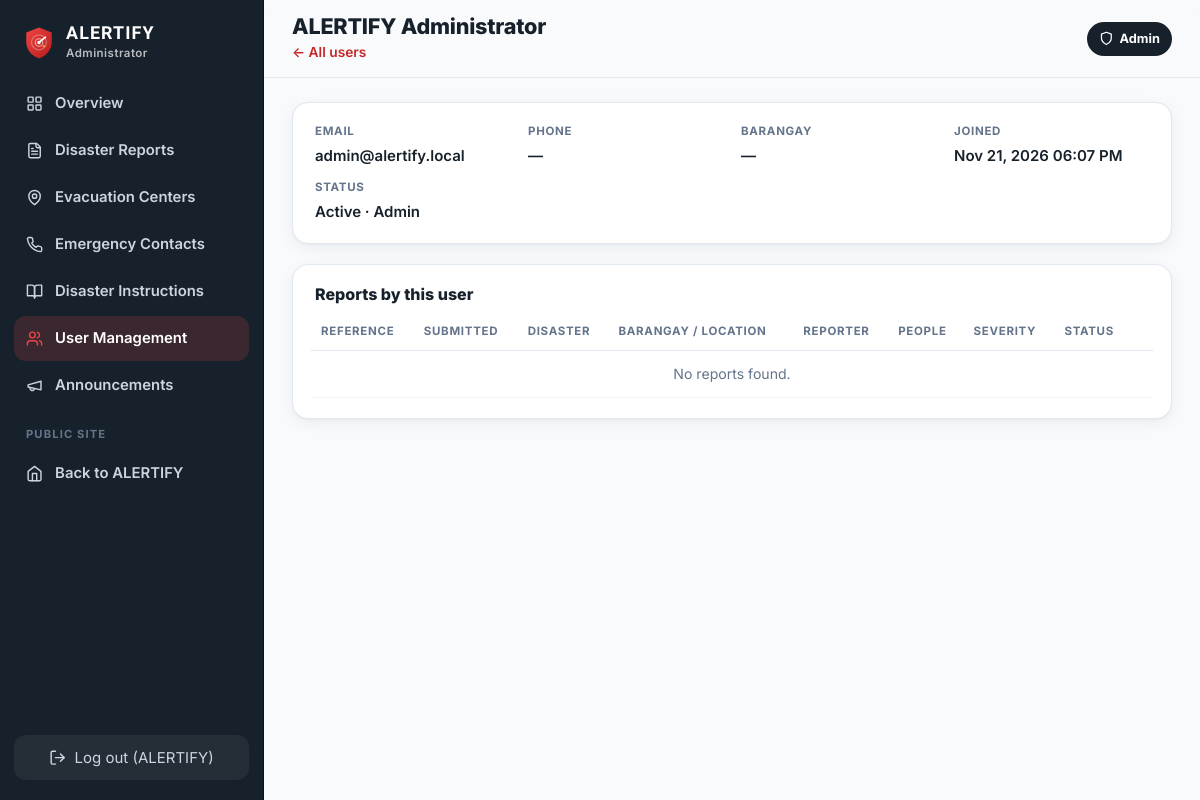
/admin/users/1 (signed in), run on the app's committed database.
### models.py (models this page shows, shortened)
class User(UserMixin, db.Model):
    __tablename__ = "users"
    id = db.Column(db.Integer, primary_key=True)
    full_name = db.Column(db.String(120), nullable=False)
    email = db.Column(db.String(160), unique=True, nullable=False, index=True)
    phone = db.Column(db.String(30))
    barangay = db.Column(db.String(80))
    password_hash = db.Column(db.String(255), nullable=False)
    is_active_account = db.Column(db.Boolean, default=True, nullable=False)
    reset_token = db.Column(db.String(64), index=True)
    reset_expires = db.Column(db.DateTime)
    created_at = db.Column(db.DateTime, default=utcnow)
    last_login = db.Column(db.DateTime)
    reports = db.relationship("DisasterReport", back_populates="user", lazy="dynamic")
    admin_account = db.relationship("AdminAccount", back_populates="user", uselist=False,
                                    foreign_keys="AdminAccount.user_id",
                                    cascade="all, delete-orphan")
    @property
    def is_active(self):  # Flask-Login: blocks deactivated accounts
        return self.is_active_account
    @property
    def is_admin(self):
        return self.admin_account is not None and self.admin_account.active

class AdminAccount(db.Model):
    __tablename__ = "admin_accounts"
    id = db.Column(db.Integer, primary_key=True)
    user_id = db.Column(db.Integer, db.ForeignKey("users.id"), unique=True, nullable=False)
    access_level = db.Column(db.String(20), default="superadmin")  # superadmin | editor
    active = db.Column(db.Boolean, default=True)
    granted_by = db.Column(db.Integer, db.ForeignKey("users.id"))
    granted_at = db.Column(db.DateTime, default=utcnow)
    user = db.relationship("User", foreign_keys=[user_id], back_populates="admin_account")

### app.py (the view)
@app.route("/admin/users/<int:uid>")
@admin_required
def admin_user_detail(uid):
    u = db.get_or_404(User, uid)
    return render_template("admin/user_detail.html", u=u,
                           reports=u.reports.order_by(DisasterReport.created_at.desc()).all())

### app.py (called while the page is built, shortened)
@login_manager.user_loader
def load_user(uid):
    return db.session.get(User, int(uid))

def ph_time(dt, fmt="%b %d, %Y %I:%M %p"):
    return (dt + PH_OFFSET).strftime(fmt) if dt else "—"

def csrf_token():
    if "csrf" not in session:
        session["csrf"] = secrets.token_urlsafe(32)
    return session["csrf"]

@app.before_request
def csrf_protect():
    session.permanent = True

@app.after_request
def security_headers(resp):
    resp.headers.setdefault("X-Content-Type-Options", "nosniff")
    resp.headers.setdefault("X-Frame-Options", "SAMEORIGIN")
    resp.headers.setdefault("Referrer-Policy", "strict-origin-when-cross-origin")
    resp.headers.setdefault("Permissions-Policy", "geolocation=(self)")
    return resp

def admin_required(fn):
    @wraps(fn)
    @login_required
    def wrapper(*a, **kw):
        if not current_user.is_admin:
            abort(403)
        return fn(*a, **kw)
    return wrapper

def visible_notifications(limit=None):
    now = utcnow()
    qry = Notification.query.filter(Notification.active.is_(True),
                                    or_(Notification.expires_at.is_(None), Notification.expires_at > now))
    if current_user.is_authenticated and current_user.barangay:
        qry = qry.filter(or_(Notification.barangay.is_(None), Notification.barangay == "",
                             Notification.barangay == current_user.barangay))
    qry = qry.order_by(Notification.created_at.desc())
    return qry.limit(limit).all() if limit else qry.all()

def unread_ids(notes):
    ids = [n.id for n in notes]
    if not ids:
        return set()
    if current_user.is_authenticated:
        read = {r.notification_id for r in NotificationRead.query.filter(
            NotificationRead.user_id == current_user.id, NotificationRead.notification_id.in_(ids))}
        return set(ids) - read
    seen = session.get("notif_seen", 0)
    return {n.id for n in notes if n.id > seen}

@app.context_processor
def inject_globals():
    notes = visible_notifications(limit=8)
    return {
        "categories": DisasterCategory.query.filter_by(active=True).order_by(DisasterCategory.sort_order).all(),
        "primary_contacts": EmergencyContact.query.filter_by(active=True, is_primary=True)
        .order_by(EmergencyContact.sort_order).all(),
        "nav_notifications": notes,
        "nav_unread": unread_ids(notes),
        "severity_labels": engine.SEVERITY_LABELS,
        "setup_warning": setup_warning(),
    }

### templates/admin/user_detail.html (shortened to what this page needs)
{% extends "admin/layout.html" %}
{% block page_title %}{{ u.full_name }}{% endblock %}
{% block page_sub %}<p><a class="link" href="{{ url_for('admin_users') }}">← All users</a></p>{% endblock %}
{% block content %}
<section class="card">
  <dl class="kv kv-row">
    <div><dt>Email</dt><dd>{{ u.email }}</dd></div>
    <div><dt>Phone</dt><dd>{{ u.phone or '—' }}</dd></div>
    <div><dt>Barangay</dt><dd>{{ u.barangay or '—' }}</dd></div>
    <div><dt>Joined</dt><dd>{{ u.created_at|ph }}</dd></div>
    <div><dt>Status</dt><dd>{{ 'Active' if u.is_active_account else 'Deactivated' }}{{ ' · Admin' if u.is_admin }}</dd></div>
  </dl>
</section>
<section class="card"><h3>Reports by this user</h3>{% include "admin/_report_table.html" with context %}</section>
{% endblock %}

### templates/admin/layout.html (shortened to what this page needs)
{% extends "base.html" %}
{% import "_macros.html" as m with context %}
{% set anav = [
  ('admin_overview', 'grid', 'Overview'),
  ('admin_reports', 'file', 'Disaster Reports'),
  ('admin_centers', 'pin', 'Evacuation Centers'),
  ('admin_contacts', 'phone', 'Emergency Contacts'),
  ('admin_instructions', 'book', 'Disaster Instructions'),
  ('admin_users', 'users', 'User Management'),
  ('admin_notifications', 'megaphone', 'Announcements'),
] %}
{% block body_class %}app admin{% endblock %}
{% block body %}
<div class="shell">
  <aside class="sidebar sidebar-admin" id="sidebar" aria-label="Admin navigation">
    <a class="brand light" href="{{ url_for('admin_overview') }}">
      <img src="{{ url_for('static', filename='img/logo.svg') }}" alt="" width="34" height="34">
      <span><b>ALERTIFY</b><small>Administrator</small></span>
    </a>
    <nav class="side-nav">
      {% for ep, ic, label in anav %}
        <a href="{{ url_for(ep) }}" class="{{ 'active' if request.endpoint == ep or (request.endpoint and request.endpoint.startswith(ep[:-1])) }}">{{ icon(ic) }}<span>{{ label }}</span></a>
      {% endfor %}
      <div class="side-sep">Public site</div>
      <a href="{{ url_for('dashboard') }}">{{ icon('home') }}<span>Back to ALERTIFY</span></a>
    </nav>
    <form method="post" action="{{ url_for('logout') }}" class="side-logout" data-logout>
      <button type="submit">{{ icon('logout') }} Log out ({{ current_user.full_name.split()[0] }})</button>
    </form>
  </aside>
  <div class="main-col">
    <header class="topbar">
      <div class="topbar-title"><h1>{% block page_title %}{% endblock %}</h1>{% block page_sub %}{% endblock %}</div>
      <div class="topbar-actions">{% block actions %}{% endblock %}<span class="admin-pill">{{ icon('shield') }} Admin</span></div>
    </header>
    <main id="main" class="content">
      {% block content %}{% endblock %}
    </main>
  </div>
</div>
{% endblock %}

### data on the page
User: full_name "ALERTIFY", full_name "ALERTIFY Administrator", email "admin@alertify.local", phone "—", barangay "—", created_at|ph "Nov 21, 2026 06:07 PM", is_active_account "Active"
AdminAccount: active "· Admin"

### other printed values
{{ label }} "Overview" "Disaster Reports" "Evacuation Centers" "Emergency Contacts" "Disaster Instructions" "User Management" "Announcements"
